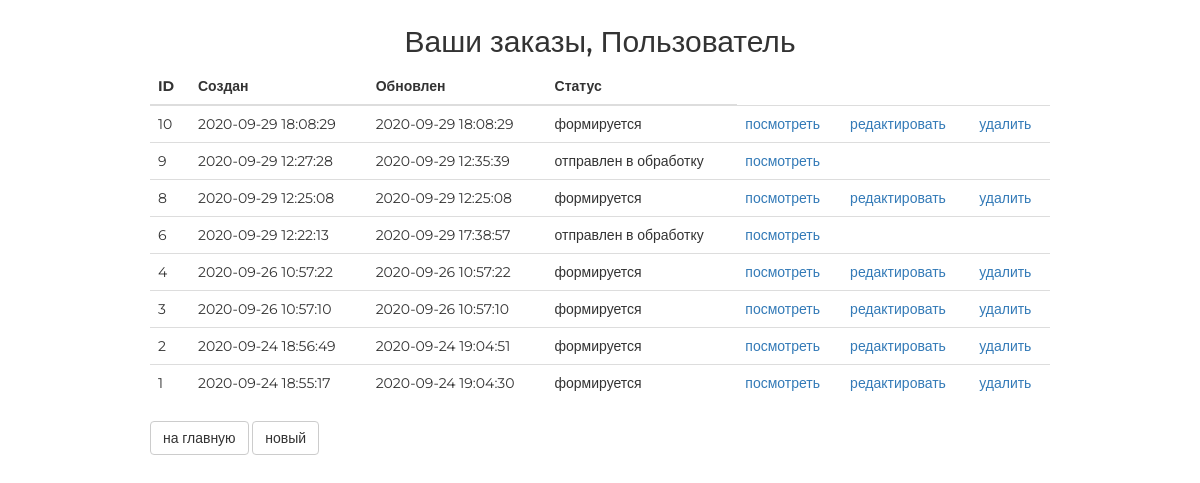
Screenshot of /orders/ with the database file from the repository.
### ordersapp/models.py (models this page shows, shortened)
class Order(models.Model):
    FORMING = 'F'
    SENT_TO_PROCEED = 'S'
    PROCEEDED = 'P'
    PAID = 'D'
    READY = 'Y'
    CANCEL = 'C'
    ORDER_STATUS_CHOICES = (
        (FORMING, 'формируется'),
        (SENT_TO_PROCEED, 'отправлен в обработку'),
        (PAID, 'оплачен'),
        (PROCEEDED, 'обрабатывается'),
        (READY, 'готов к выдаче'),
        (CANCEL, 'отменен'),
    )
    user = models.ForeignKey(get_user_model(), on_delete=models.CASCADE)
    created = models.DateTimeField(verbose_name='создан', auto_now_add=True)
    updated = models.DateTimeField(verbose_name='обновлен', auto_now=True)
    status = models.CharField(verbose_name='статус',
                              max_length=1,
                              choices=ORDER_STATUS_CHOICES,
                              default=FORMING)
    is_active = models.BooleanField(verbose_name='активен', default=True)
    class Meta:
        ordering = ('-created',)
        verbose_name = 'заказ'
        verbose_name_plural = 'заказы'
    @property
    def is_forming(self):
        return self.status == self.FORMING

### ordersapp/views.py (the view)
# urls.py: path('', ordersapp.OrderList.as_view(), name='index'),
class OrderList(ListView):
    model = Order

### mainapp/context_processors.py (called while the page is built)
def catalog_menu(request):
    return {'catalog_menu': ProductCategory.objects.filter(is_active=True),
    }

### ordersapp/templates/ordersapp/order_list.html
{% extends 'ordersapp/base.html' %}
{% load static %}
{% block container %}
    <div class="h2 text-center head">
        Ваши заказы, {{ user.first_name|default:'пользователь'|title }}
    </div>
    <table class="table orders_list">
        <thead>
        <tr>
            <th>ID</th>
            <th>Создан</th>
            <th>Обновлен</th>
            <th>Статус</th>
        </tr>
        </thead>
        <tbody>
        {% for item in object_list %}
            <tr>
                <td class="td1 orders_list">{{ item.pk }}</td>
                <td>{{ item.created|date:"Y-m-d H:i:s" }}</td>
                <td>{{ item.updated|date:"Y-m-d H:i:s" }}</td>
                <td>{{ item.get_status_display }}</td>
                <td>
                    <a href="{% url 'orders:order_read' item.pk %}">
                        посмотреть
                    </a>
                </td>
                <td>
                    {% if item.is_forming %}
                        <a href="{% url 'orders:order_update' pk=item.pk %}">
                            редактировать
                        </a>
                    {% endif %}
                </td>
                <td>
                    {% if item.status == 'F' %}
                        <a href="{% url 'orders:order_delete' item.pk %}">
                            удалить
                        </a>
                    {% endif %}
                </td>
            </tr>
        {% endfor %}
        </tbody>
    </table>
    <a href="{% url 'main:index' %}"
       class="btn btn-default btn-round">
        на главную
    </a>
    <a href="{% url 'orders:order_create' %}"
       class="btn btn-default btn-round">
        новый
    </a>
{% endblock %}

### static/css/style.css (style rules this page uses)
* { margin: 0; padding: 0; }
.table.orders_list { min-width: 600px; }
.td1.orders_list { width: 40px; }
body { font-family: 'Montserrat', sans-serif; }
html, body { height: 100%; }
table { width: 100%; }
td:first-child { width: 235px; }

### rows the page displays
Order: pk "10", created "2020-09-29 18:08:29", updated "2020-09-29 18:08:29", status "формируется", shows "редактировать", shows "удалить"
Order: pk "9", created "2020-09-29 12:27:28", updated "2020-09-29 12:35:39", status "отправлен в обработку"
Order: pk "8", created "2020-09-29 12:25:08", updated "2020-09-29 12:25:08", status "формируется", shows "редактировать", shows "удалить"
Order: pk "6", created "2020-09-29 12:22:13", updated "2020-09-29 17:38:57", status "отправлен в обработку"
Order: pk "4", created "2020-09-26 10:57:22", updated "2020-09-26 10:57:22", status "формируется", shows "редактировать", shows "удалить"
Order: pk "3", created "2020-09-26 10:57:10", updated "2020-09-26 10:57:10", status "формируется", shows "редактировать", shows "удалить"
Order: pk "2", created "2020-09-24 18:56:49", updated "2020-09-24 19:04:51", status "формируется", shows "редактировать", shows "удалить"
Order: pk "1", created "2020-09-24 18:55:17", updated "2020-09-24 19:04:30", status "формируется", shows "редактировать", shows "удалить"

### other values shown
{{ user.first_name|default:'пользователь'|title }} "Пользователь"
